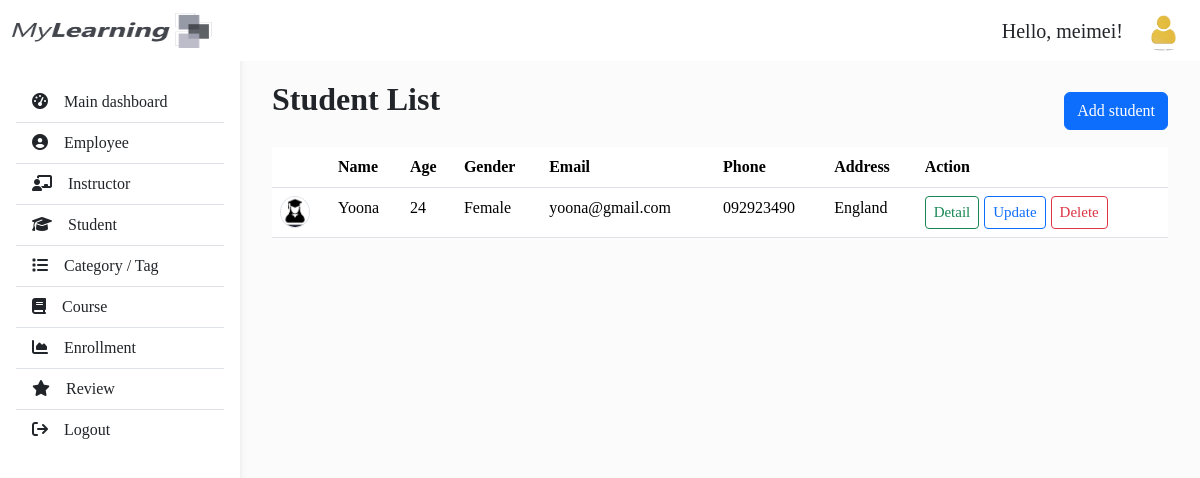
Page /students/ (signed in) on the committed database.
### users/models.py (models this page shows, shortened)
class Student(models.Model):
  GENDER_CHOICES = {
    'Female': 'Female',
    'Male': 'Male'
  }
  user = models.OneToOneField(User, on_delete=models.CASCADE, null=True)
  name = models.CharField(max_length=100)
  age = models.IntegerField()
  gender = models.CharField(max_length=15, choices=GENDER_CHOICES)
  email = models.EmailField()
  phone = models.CharField(max_length=20)
  address = models.CharField(max_length=150)

### users/decorators.py (the view)
    def wrapper_func(request, *args, **kwargs):
      group = None
      if request.user.groups.exists():
        group = request.user.groups.all()[0].name
        print('login group: ', group)
      print('allow group: ', allow_roles)
      if group in allow_roles:
        return view_func(request, *args, **kwargs)
      else:
        return HttpResponse('You are not authorize to view this page!')

### users/views.py (called while the page is built)
@login_required(login_url='login')
@allow_users(allow_roles=['admin'])
def Student_List(request):
  students = Student.objects.all()
  return render(request, 'students/list.html', {'students':students})

### users/templates/students/list.html (shortened to what this page needs)
{% extends 'base.html' %}
{%block content %}
  <div class="px-4 py-3">
    <div class="d-flex align-items-center">
      <div class="flex-grow-1 fw-bold fs-2 mb-4">Student List</div>
      <a href="{% url 'users:student_create' %}" class="btn btn-primary">Add student</a>
    </div>
    <div class="overflow-auto">
      <table class="table">
        <thead>
          <tr>
            <th scope="col"></th>
            <th scope="col">Name</th>
            <th scope="col">Age</th>
            <th scope="col">Gender</th>
            <th scope="col">Email</th>
            <th scope="col">Phone</th>
            <th scope="col">Address</th>
            <th scope="col">Action</th>
          </tr>
        </thead>
        <tbody>
          {% for student in students %}
          <tr>
            <th scope="row">
              <img class="rounded-circle border" style="width: 30px;" src="
                {% if student.gender == 'Female'  %}
                  /media/profiles/female-student-profile.jpg
                {% else %}
                  /media/profiles/male-student-profile.jpg
                {% endif %}
                " alt="profile">
            </th>
            <td>{{student.name}}</td>
            <td>{{student.age}}</td>
            <td>{{student.gender}}</td>
            <td>{{student.email}}</td>
            <td>{{student.phone}}</td>
            <td>{{student.address}}</td>
            <td class="btn-container">
              <a
                href="{% url 'users:student_detail' student.id %}"
                class="btn btn-outline-success btn-sm"
                >Detail</a
              >
              <a
                href="{% url 'users:student_update' student.id %}"
                class="btn btn-outline-primary btn-sm"
                >Update</a
              >
              <a
                href="{% url 'users:student_delete' student.id %}"
                class="btn btn-outline-danger btn-sm"
                >Delete</a
              >
            </td>
          </tr>
          {% endfor %}
        </tbody>
      </table>
    </div>
  </div>
{% endblock content %}

### templates/base.html (shortened to what this page needs)
<!DOCTYPE html>
<html lang="en">
  <head>
    {% load static %}
    <link
      href="https://cdn.jsdelivr.net/npm/bootstrap@5.3.7/dist/css/bootstrap.min.css"
      rel="stylesheet"
    />
    <link
      rel="stylesheet"
      href="https://cdn.jsdelivr.net/npm/bootstrap-icons@1.11.3/font/bootstrap-icons.css"
    />
    <link
      rel="stylesheet"
      href="https://cdnjs.cloudflare.com/ajax/libs/font-awesome/6.5.0/css/all.min.css"
    />
    <link rel="stylesheet" href="{% static 'css/style.css' %}" />
  </head>
  <body>
    <header>
      <nav
        id="sidebarMenu"
        class="collapse d-lg-block sidebar collapse bg-white"
      >
        <div class="position-sticky">
          <div class="list-group list-group-flush mx-3 mt-4">
            <a
              href="{% url 'dashboard' %}"
              class="list-group-item list-group-item-action py-2 ripple"
              aria-current="true"
            >
              <i class="fas fa-tachometer-alt me-3"></i
              ><span>Main dashboard</span>
            </a>
            {% if request.user.groups.all.0.name == 'admin' %}
              <a
                href="{% url 'users:employee_list' %}"
                class="list-group-item list-group-item-action py-2 ripple"
              >
                <i class="fa-solid fa-circle-user me-3"></i><span>Employee</span>
              </a>
              <a
                href="{% url 'users:instructor_list' %}"
                class="list-group-item list-group-item-action py-2 ripple"
              >
                <i class="fa-solid fa-chalkboard-user me-3"></i><span>Instructor</span>
              </a>
              <a
                href="{% url 'users:student_list' %}"
                class="list-group-item list-group-item-action py-2 ripple"
              >
                <i class="fa-solid fa-graduation-cap me-3"></i></i><span>Student</span>
              </a>
            {% endif %}
            {% if request.user.groups.all.0.name == 'admin' or request.user.groups.all.0.name == 'instructor' %}
              <a
                href="{% url 'courses:category_list' %}"
                class="list-group-item list-group-item-action py-2 ripple"
              >
                <i class="fa-solid fa-list me-3"></i><span>Category / Tag</span>
              </a>
            {% endif %}
            <a
              href="{% url 'courses:course_list' %}"
              class="list-group-item list-group-item-action py-2 ripple"
            >
              <i class="fa-solid fa-book me-3"></i><span>Course</span>
            </a>
            {% if request.user.groups.all.0.name == 'admin' %}
              <a
                href="{% url 'enrollments:enrollment_list' %}"
                class="list-group-item list-group-item-action py-2 ripple"
              >
                <i class="fas fa-chart-area me-3"></i><span>Enrollment</span>
              </a>
            {% endif %}
            {% if request.user.groups.all.0.name == 'admin' %}
              <a
                href="{% url 'reviews:review_list' %}"
                class="list-group-item list-group-item-action py-2 ripple"
              >
                <i class="fa-solid fa-star me-3"></i><span>Review</span>
              </a>
            {% endif %}
            <a
              href="{% url 'logout' %}"
              class="list-group-item list-group-item-action py-2 ripple"
            >
              <i class="fa-solid fa-arrow-right-from-bracket me-3"></i></i></i><span>Logout</span>
            </a>
          </div>
        </div>
      </nav>
      <nav id="main-navbar" class="navbar navbar-expand-lg bg-white fixed-top">
        <div class="container-fluid">
          <a class="navbar-brand" href="#">
            <img
              src="/media/profiles/my-learning-logo.png"
              height="35"
              width="200"
              alt="MDB Logo"
              loading="lazy"
            />
          </a>
          <ul class="navbar-nav ms-auto d-flex flex-row align-items-center gap-3">
            <li class="nav-item fs-5 d-flex align-items-center gap-3">
              <span>Hello, {{request.user}}!</span>
              <div>
                {% with request.user.groups.all.0.name as group %}
                  {% if group == "admin" %}
                      <img src="/media/profiles/employee-profile.webp" alt="profile" style="height: 40px; border-radius: 50%;" />
                  {% elif group == "instructor" %}
                      <img src="/media/profiles/instructor-profile.jpg" alt="profile" style="height: 40px; border-radius: 50%;" />
                  {% endif %}
                {% endwith %}
              </div>
            </li>
          </ul>
        </div>
      </nav>
    </header>
    <main style="margin-top: 35px">
      <div class="container py-4 px-2">
        {% block content %} {% endblock content %}
      </div>
    </main>
  </body>
</html>

### static/css/style.css (style rules this page uses)
body { background-color: #fbfbfb; font-family: Cambria, Cochin, Georgia, Times, "Times New Roman", serif; }
@media (min-width: 991.98px) { main { padding-left: 240px; } }
.sidebar { position: fixed; top: 0; bottom: 0; left: 0; padding: 58px 0 0; box-shadow: 0 2px 5px 0 rgb(0 0 0 / 5%), 0 2px 10px 0 rgb(0 0 0 / 5%); width: 240px; z-index: 600; }

### rows in the picture
Student: name "Yoona", age "24", gender "Female", email "yoona@gmail.com", phone "092923490", address "England"

### other values in the picture
{{ request.user }} "meimei"
